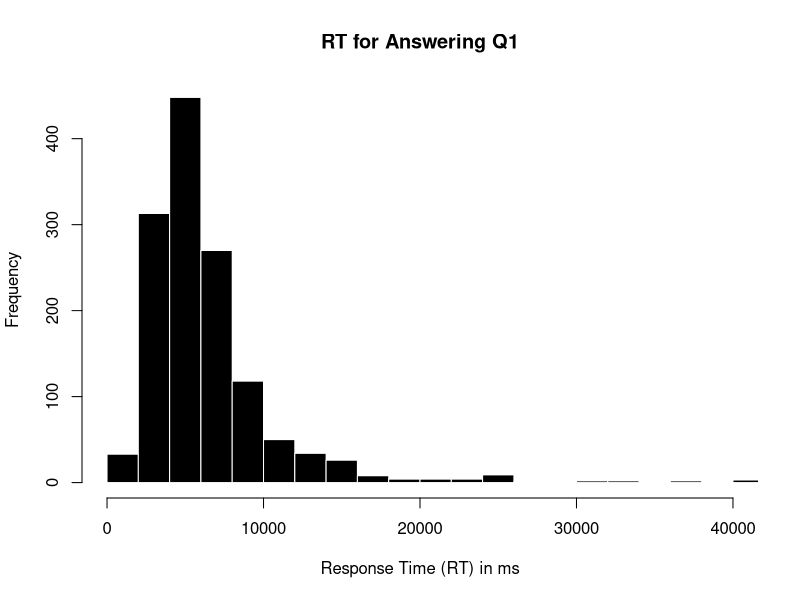
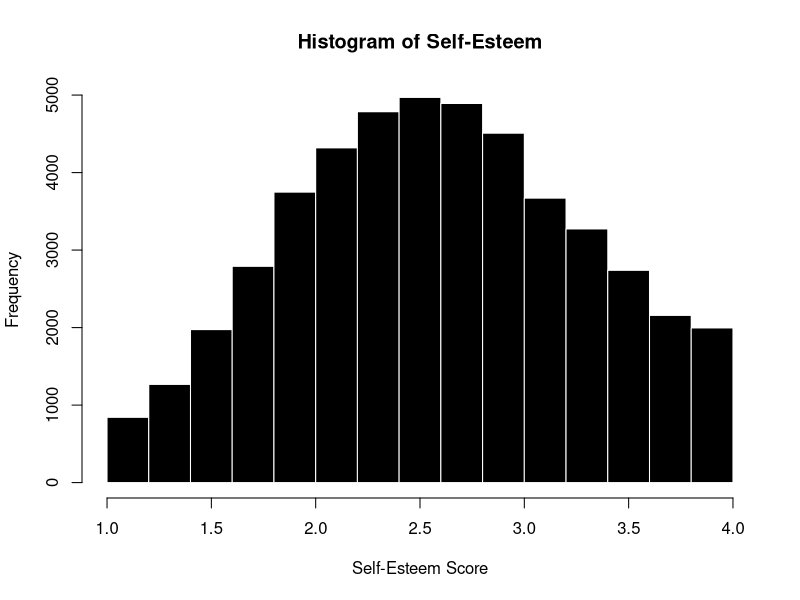
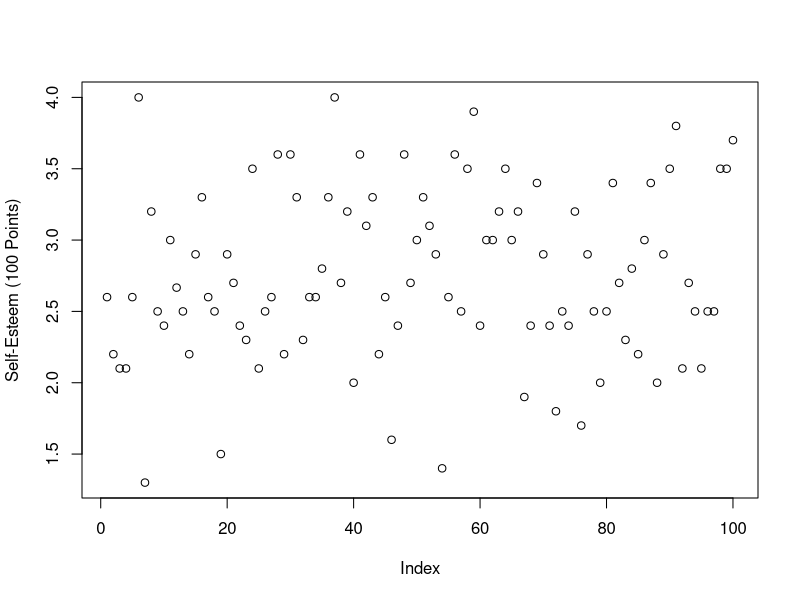
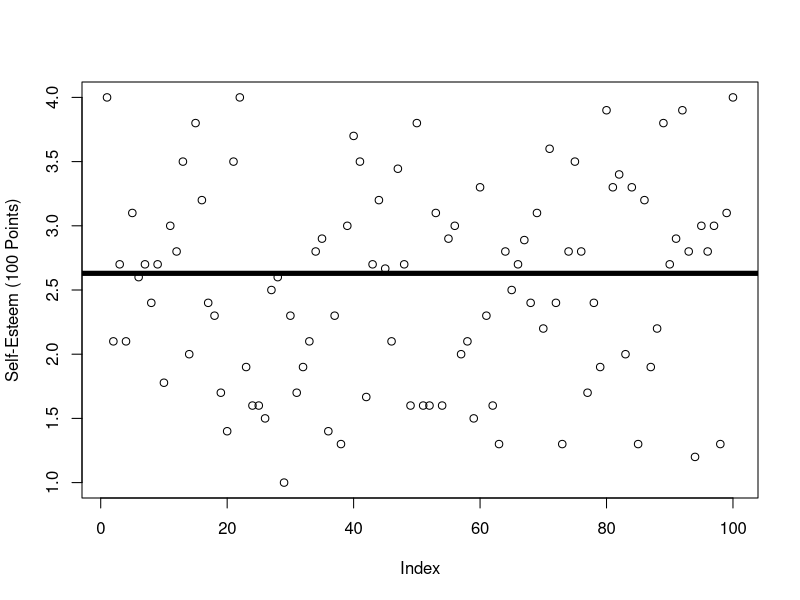
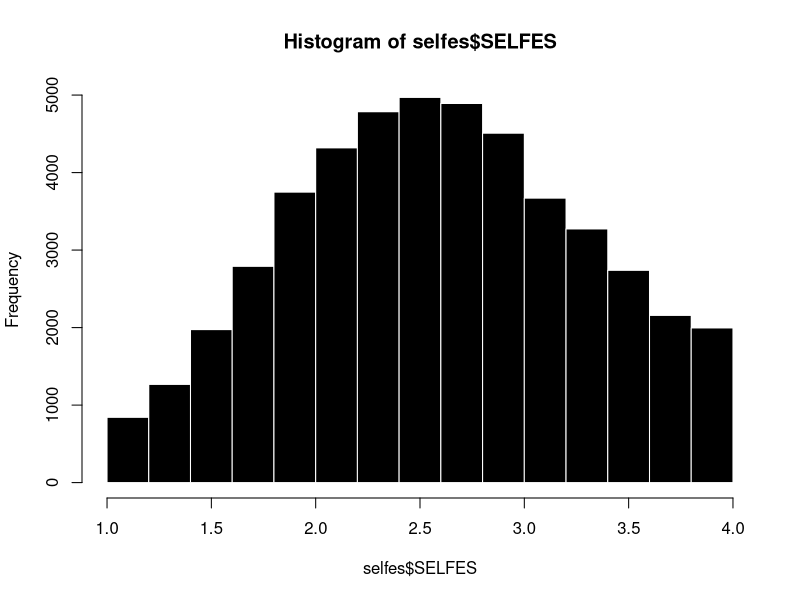
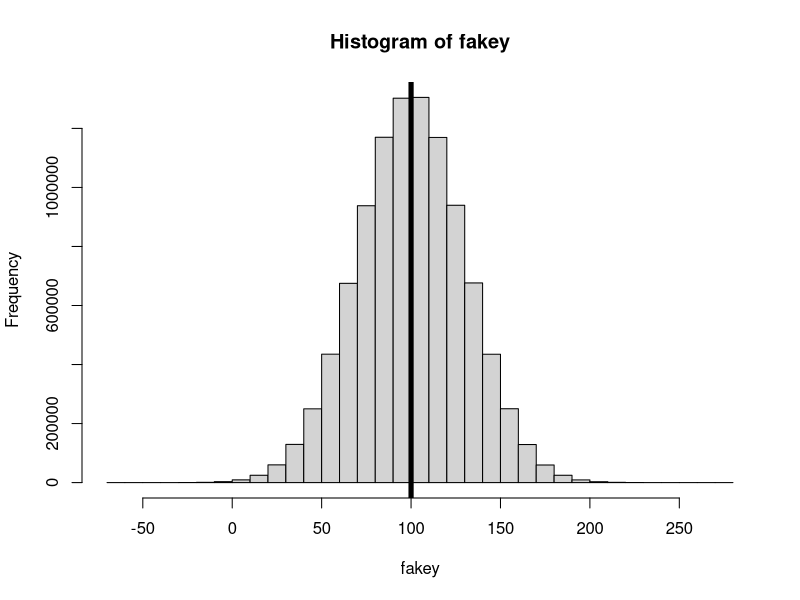
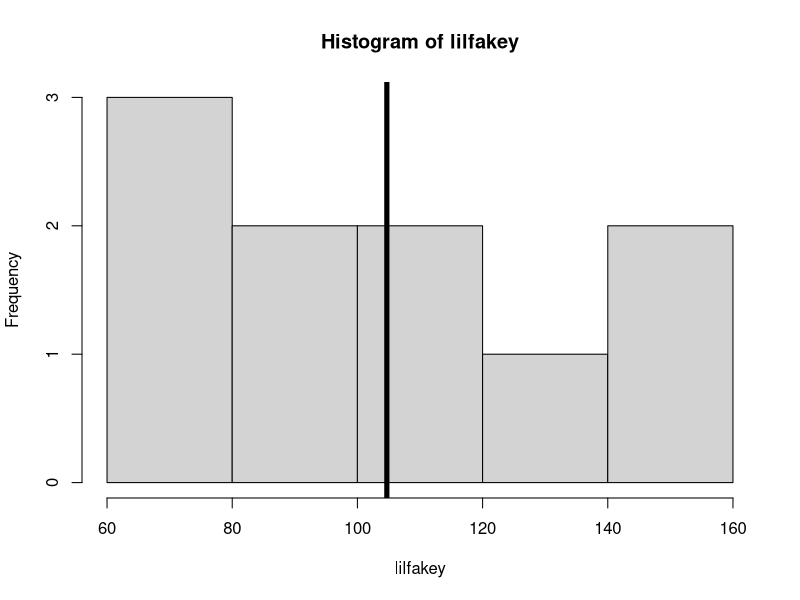
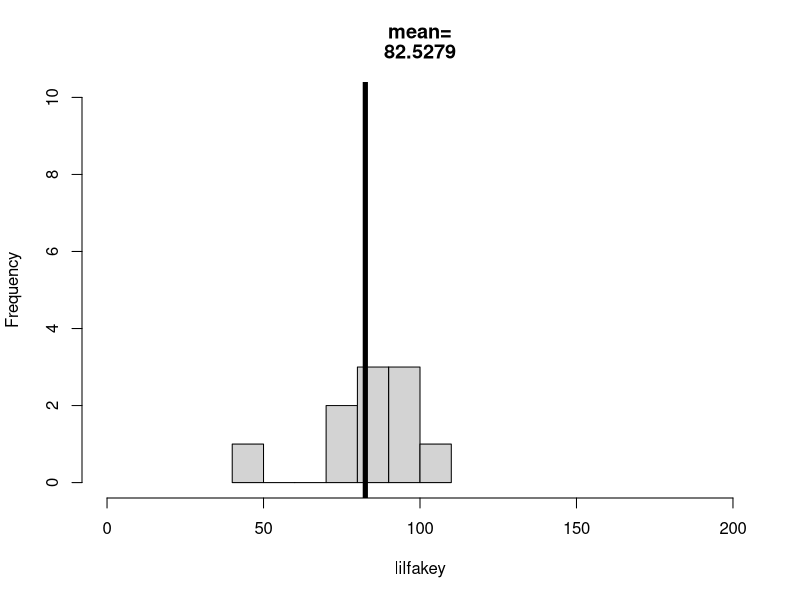

Reproduce these figures in R, in order.
## ---- chunk 1
#| echo: false
d <- read.csv("../datasets/Protestant Work Ethic/data.csv", sep = "\t")

hist(d$Q1E, breaks = 100, xlim = c(0,40000),
     main = "RT for Answering Q1",
     xlab = "Response Time (RT) in ms",
     col = 'black', bor = 'white')
## ---- chunk 2
## Loading Dataset
selfes <- read.csv("../datasets/Self-Esteem Dataset/data.csv",
                   stringsAsFactors = T,
                   na.strings = "0", sep = "\t")

## Creating the Scale
poskey.df <- selfes[,c(1:2,4,6,7)] # pos-keyed items (from the codebook)
negkey.df <- selfes[,c(3,5,8:10)] # neg-keyed items (from the codebook)
negkeyR.df <- 5-negkey.df # reverse scoring the neg-keyed items
SELFES.DF <- data.frame(poskey.df, negkeyR.df) # bringing it all 2gether.

library(psych) # loading the library
alpha(SELFES.DF) # alpha reliability.
## ---- chunk 3
selfes$SELFES <- rowMeans(SELFES.DF, na.rm = T) # creating the scale
hist(selfes$SELFES, col = 'black', bor = 'white', # the graph
     main = "Histogram of Self-Esteem", 
     xlab = "Self-Esteem Score", breaks = 15)
## ---- chunk 4
plot(selfes[sample(1:nrow(selfes), 100),]$SELFES, # 100 random data points
     ylab = "Self-Esteem (100 Points)",
     xlab = "Index") 
abline(h = mean(selfes$SELFES, na.rm = T), lwd = 0)
## ---- chunk 5
plot(selfes[sample(1:nrow(selfes), 100),]$SELFES, # 100 random data points
     ylab = "Self-Esteem (100 Points)",
     xlab = "Index") 
abline(h = mean(selfes$SELFES, na.rm = T), lwd = 5)
## ---- chunk 6
## quantifying errors (residuals)
residuals <- selfes$SELFES - mean(selfes$SELFES, na.rm = T)
SST <- sum(residuals^2)
SST

SST/length(residuals) # average of squared residuals (variance)
sqrt(SST/length(residuals)) # average of residuals, unsquared (standard deviation)

sd(selfes$SELFES) # slightly higher
sqrt(SST/(length(residuals)-1)) # the 'real' equation; n-1 to inflate / adjust for small samples
## ---- chunk 7
hist(selfes$SELFES, col = 'black', bor = 'white')
## ---- chunk 8

## ---- chunk 9
# rnorm(10000000, mean = 100, sd = 20)
fakey <- rnorm(10000000, mean = 100, sd = 30)
length(fakey)
## ---- chunk 10
mean(fakey, na.rm = T)
hist(fakey)
abline(v = mean(fakey), lwd = 5)
## ---- chunk 11
?sample # our friend, the sample function
sample(1:10, 1) # are you vibing with R?
sample(1:length(fakey), 1) # are you REALLY vibing?
sample(1:length(fakey), 10) # a small sample
fakey[sample(1:length(fakey), 10)] # ten random individuals from fakey.

lilfakey <- fakey[sample(1:length(fakey), 10)] # ten random individuals from fakey.
## ---- chunk 12
mean(lilfakey)
hist(lilfakey)
abline(v = mean(lilfakey), lwd = 5)
## ---- chunk 13
lilfakey <- fakey[sample(1:length(fakey), 10)] # ten random individuals from fakey.
hist(lilfakey, xlim = c(0,200), ylim = c(0,10),
     breaks = 5,
     main = paste(c("mean=", round(mean(lilfakey), 4)), sep = ""))
abline(v = mean(lilfakey), lwd = 5)
## ---- chunk 14
d <- read.csv("../datasets/Grad Onboard 2025/grad_onboard_SP25.csv", stringsAsFactors = T, na.strings = "")
par(mfrow = c(1,2))

hist(d$self.skills, breaks = c(0:5), 
     col = 'black', bor = 'white', main = "Computer Skills\n(Self-Perceptions)")


hist(d$class.skills, breaks = c(0:5),
     col = 'black', bor = 'white', main = "Computer Skills\n(Perceptions of Classmates)")
## ---- chunk 15

